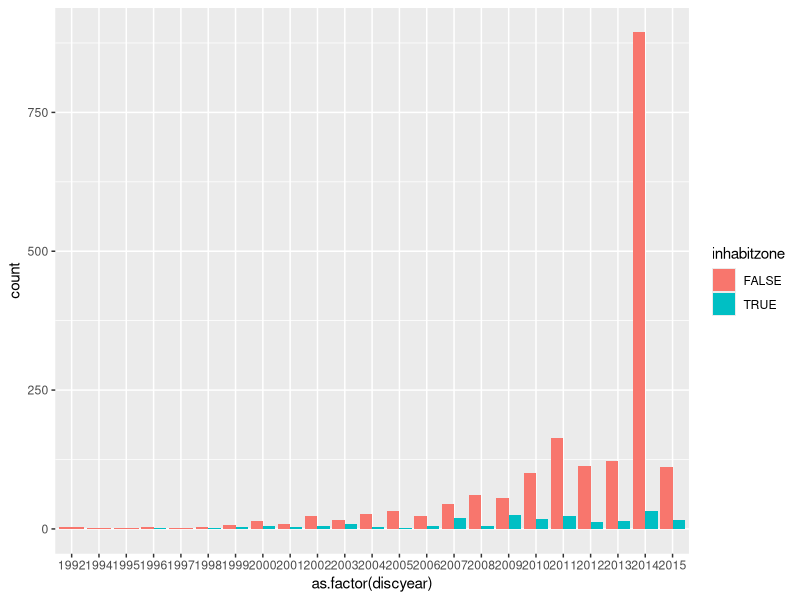
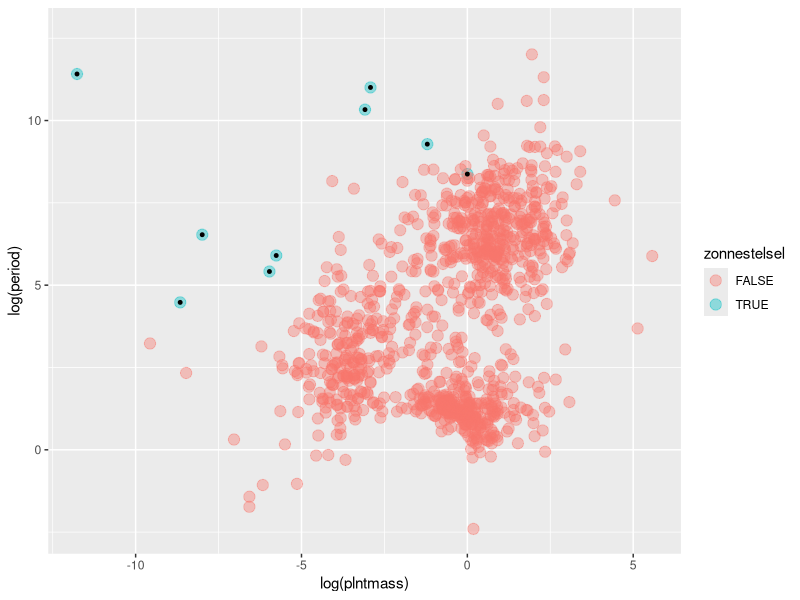

The R script that drew these images, in order:
# Opdrachten en oplossingen

C = read.table(file="oec_vvs_excel.csv", sep = ";", dec = ",",header = TRUE,na.strings = "NA")

### afstanden: meest dichtbije
min(C$distsun, na.rm = TRUE) # parsec
3.26163344 * min(C$distsun, na.rm = TRUE) # lichtjaar
# welke is dat?
C[which.min(C$distsun),]
# info: http://www.openexoplanetcatalogue.com/planet/Alpha%20Centauri%20B%20b

Chabit = subset(C,inhabitzone==TRUE)
Chabit[which.min(Chabit$distsun),]
Chabit[which.min(Chabit$distsun),"distsun"]
Chabit[which.min(Chabit$distsun),"distsun"] * 3.26163344
# online meer info: http://www.openexoplanetcatalogue.com/planet/Kapteyn%20b/

### massa van planeten

mean(C$plntmass, na.rm = TRUE)
median(C$plntmass, na.rm = TRUE)

sum(C$plntmass[!is.na(C$plntmass)] < 1/317.83)

Ctransit = subset(C, discmeth == "transit")
min(Ctransit$plntmass, na.rm = TRUE)
317.83 * min(Ctransit$plntmass, na.rm = TRUE)
Ctransit[which.min(Ctransit$plntmass),]

### histogram
library(ggplot2)

ggplot(subset(C,discyear>1990), aes(as.factor(discyear), fill=inhabitzone)) + 
   geom_bar(binwidth=0.5, position="dodge") 

### postities in plot.ly gedaan

### ons zonnestelsel:
C$zonnestelsel = FALSE
planeten = c("Mercury", "Venus", "Earth", "Mars", "Jupiter", "Saturn",
            "Uranus", "Neptune", "Pluto")
C$zonnestelsel[C$plntid %in% planeten] = TRUE
xtabs(~zonnestelsel,C)
ggplot(C, aes(log(plntmass), log(period), colour=zonnestelsel)) +
   geom_point(size=3.5, alpha=0.4) + 
   geom_point(data = subset(C, zonnestelsel), aes(log(plntmass), log(period)), size=1, colour=I("black")) 


